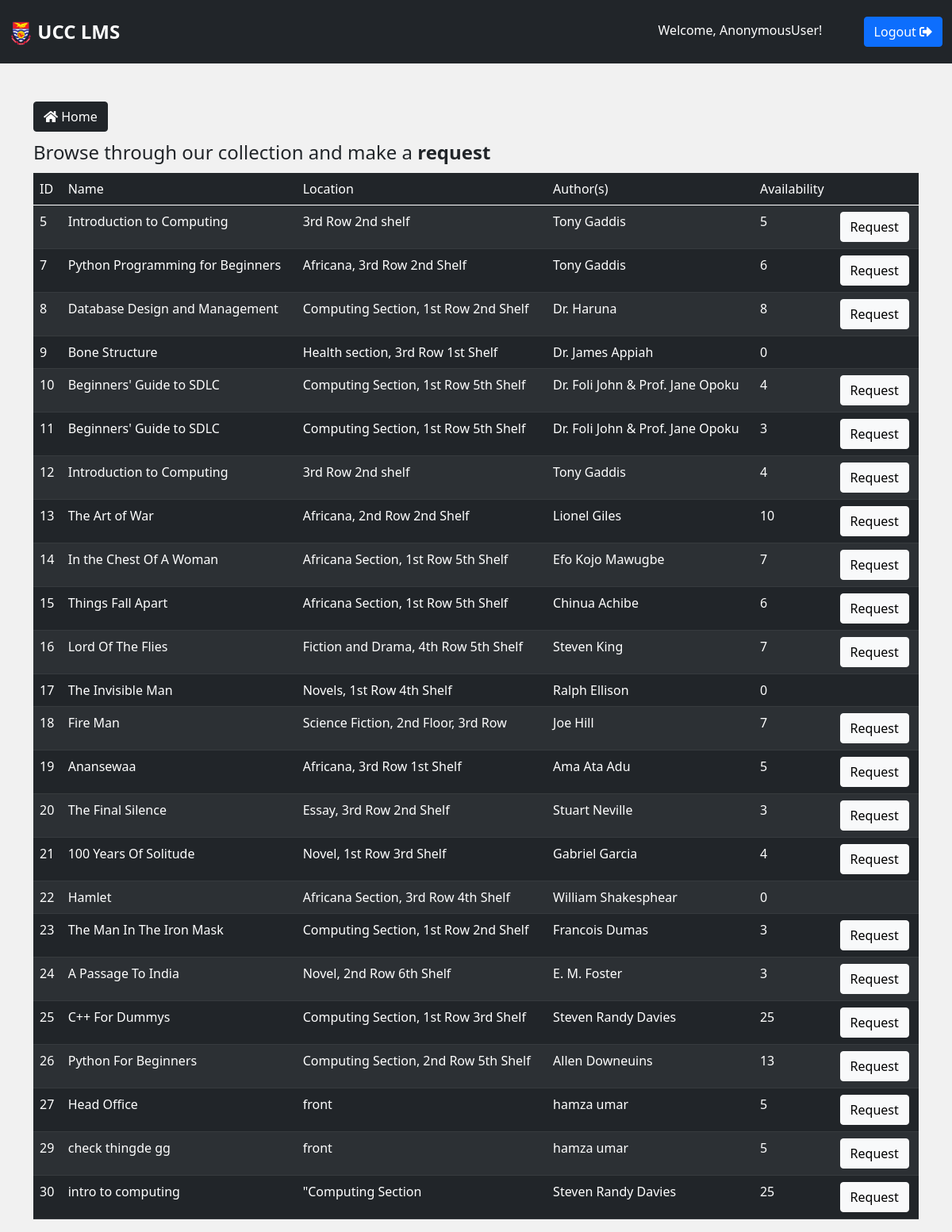
The app's page /student-view-books/ with its own data.
### ucclms/models.py (models this page shows, shortened)
class Book(models.Model):
    title = models.CharField(max_length = 255, blank=False, null=False)
    publisher = models.CharField(max_length = 255, blank=True, null=True)
    availability = models.IntegerField(default=0, blank=True, null=True)
    year = models.CharField(max_length = 4, blank=True, null=True)
    author = models.CharField(max_length = 255, blank=True, null=True)
    location = models.CharField(max_length = 255, blank=True, null=True)
    subject = models.ForeignKey(Subject, on_delete=models.SET_NULL, null=True, blank=True, related_name='booksubject')
    is_stolen = models.BooleanField(default=False)
    no_stolen = models.IntegerField(null=True, blank=True, default=0)

### ucclms/views.py (the view)
# urls.py: path('student-view-books/', views.studentViewBooks, name='student-view-books'),
def studentViewBooks(request):
    books = Book.objects.all()
    if request.method == 'POST':
        book=request.post
    context = {'books': books}
    return render(request, 'ucclms/student-view-books.html', context)

### ucclms/templates/ucclms/student-view-books.html (shortened to what this page needs)
{% extends 'base.html' %}
{% block content %}
<div class="container users mt-5">
    <a href="{% url 'student-dashboard' %}" class="btn btn-dark mb-2"><i class="fas fa-home"></i> Home</a>
    <legend>Browse through our collection and make a <strong>request</strong></legend>
    <table class="table table-striped p-3 table-dark mt-2">
        <thead>
            <tr>
                <td>ID</td>
                <td>Name</td>
                <td>Location</td>
                <td>Author(s)</td>
                <td>Availability</td>
                <td></td>
            </tr>
        </thead>
        <tbody>
            {% for book in books %}
            <tr>
                <td>{{book.id}}</td>
                <td>{{book.title}}</td>
                <td>{{book.location}}</td>
                <td>{{book.author}}</td>
                <td>{{book.availability}}</td>
                <td class="request-list-item">
                {% if book.availability > 0 %}
                    <a href="{% url 'borrow-book' book.id %}" id="{{book.id}} request-btn" class="{{book.id}} btn request-btn btn-light">Request</a>
                {% endif %}
                </td>
            </tr>
            {% endfor %}
        </tbody>
    </table>
</div>
{% endblock %}

### static/css/main.css (style rules this page uses)
* { margin: 0; padding: 0; box-sizing: border-box; }
body { background-color: rgb(241, 241, 241); }
a { text-decoration: none; }

### records on screen
Book: id "5", title "Introduction to Computing", location "3rd Row 2nd shelf", author "Tony Gaddis", availability "5"
Book: id "7", title "Python Programming for Beginners", location "Africana, 3rd Row 2nd Shelf", author "Tony Gaddis", availability "6"
Book: id "8", title "Database Design and Management", location "Computing Section, 1st Row 2nd Shelf", author "Dr. Haruna", availability "8"
Book: id "9", title "Bone Structure", location "Health section, 3rd Row 1st Shelf", author "Dr. James Appiah", availability "0"
Book: id "10", title "Beginners' Guide to SDLC", location "Computing Section, 1st Row 5th Shelf", author "Dr. Foli John & Prof. Jane Opoku", availability "4"
Book: id "11", title "Beginners' Guide to SDLC", location "Computing Section, 1st Row 5th Shelf", author "Dr. Foli John & Prof. Jane Opoku", availability "3"
Book: id "12", title "Introduction to Computing", location "3rd Row 2nd shelf", author "Tony Gaddis", availability "4"
Book: id "13", title "The Art of War", location "Africana, 2nd Row 2nd Shelf", author "Lionel Giles", availability "10"
Book: id "14", title "In the Chest Of A Woman", location "Africana Section, 1st Row 5th Shelf", author "Efo Kojo Mawugbe", availability "7"
Book: id "15", title "Things Fall Apart", location "Africana Section, 1st Row 5th Shelf", author "Chinua Achibe", availability "6"
Book: id "16", title "Lord Of The Flies", location "Fiction and Drama, 4th Row 5th Shelf", author "Steven King", availability "7"
Book: id "17", title "The Invisible Man", location "Novels, 1st Row 4th Shelf", author "Ralph Ellison", availability "0"
Book: id "18", title "Fire Man", location "Science Fiction, 2nd Floor, 3rd Row", author "Joe Hill", availability "7"
Book: id "19", title "Anansewaa", location "Africana, 3rd Row 1st Shelf", author "Ama Ata Adu", availability "5"
Book: id "20", title "The Final Silence", location "Essay, 3rd Row 2nd Shelf", author "Stuart Neville", availability "3"
Book: id "21", title "100 Years Of Solitude", location "Novel, 1st Row 3rd Shelf", author "Gabriel Garcia", availability "4"
Book: id "22", title "Hamlet", location "Africana Section, 3rd Row 4th Shelf", author "William Shakesphear", availability "0"
Book: id "23", title "The Man In The Iron Mask", location "Computing Section, 1st Row 2nd Shelf", author "Francois Dumas", availability "3"
Book: id "24", title "A Passage To India", location "Novel, 2nd Row 6th Shelf", author "E. M. Foster", availability "3"
Book: id "25", title "C++ For Dummys", location "Computing Section, 1st Row 3rd Shelf", author "Steven Randy Davies", availability "25"
Book: id "26", title "Python For Beginners", location "Computing Section, 2nd Row 5th Shelf", author "Allen Downeuins", availability "13"
Book: id "27", title "Head Office", location "front", author "hamza umar", availability "5"
Book: id "29", title "check thingde gg", location "front", author "hamza umar", availability "5"
Book: id "30", title "intro to computing", location "\"Computing Section", author "Steven Randy Davies", availability "25"

### other values on screen
{{ request.user }} "AnonymousUser"
